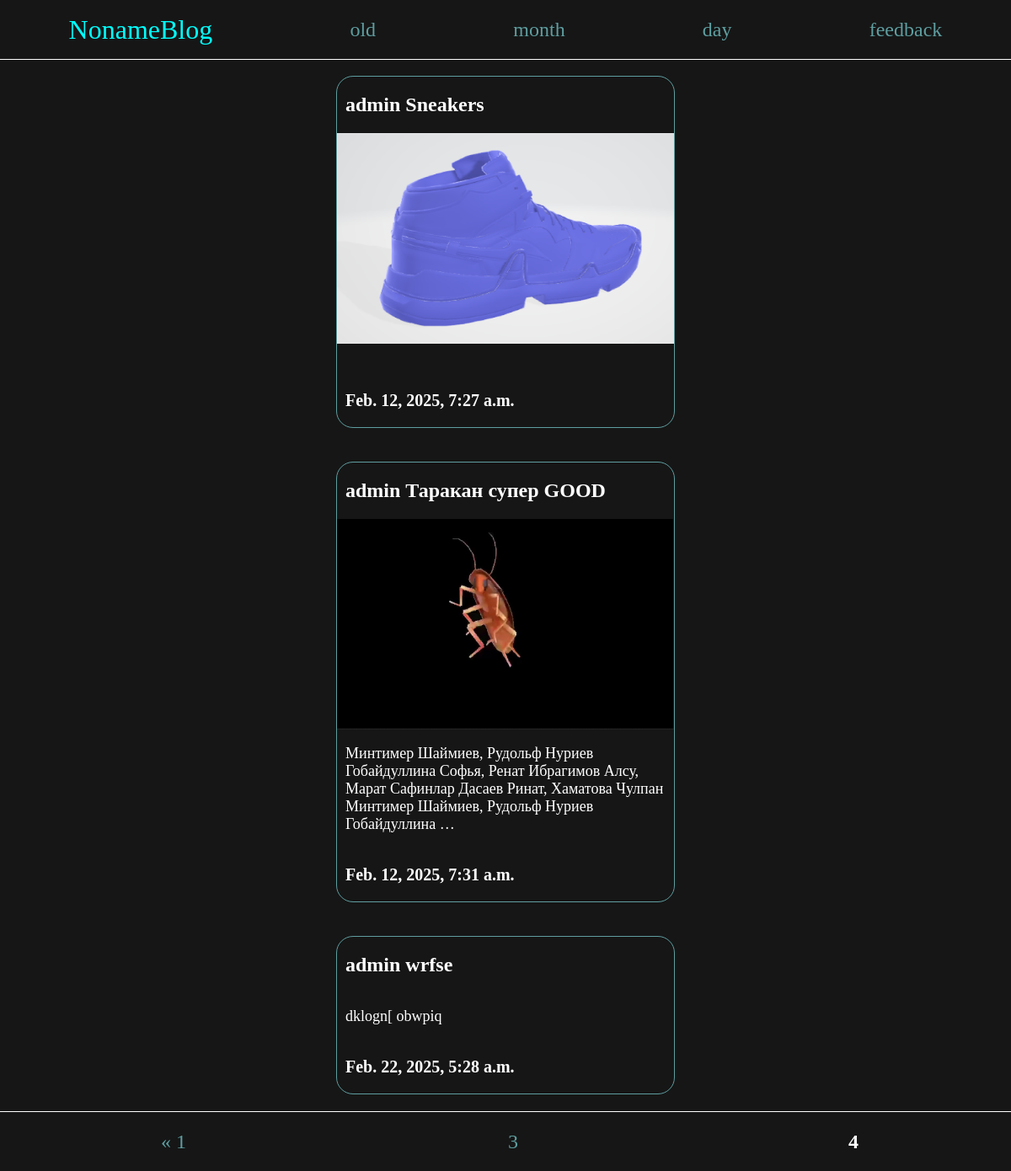
Page /old/?page=4 on the committed database.
### noapp/models.py (models this page shows, shortened)
class Post(models.Model):
    title = models.CharField(max_length=150)
    author = models.ForeignKey(User, on_delete=models.CASCADE)
    marker = models.SlugField()
    text = models.TextField(max_length=1000, blank=True, null=True)
    image = models.ImageField(null=True, blank=True)
    created = models.DateTimeField(auto_created=True)
    published = models.DateTimeField(auto_now=True)
    changed = models.DateTimeField(auto_now_add=True)
    class PostStatus(models.TextChoices):
        draft = 'Draft'
        public = 'Public'
    status = models.CharField(max_length=6, choices=PostStatus.choices, default=PostStatus.draft)
    class Meta:
        ordering = ['title', 'author', 'status', 'marker']

### noapp/views.py (the view)
# urls.py: path('old/', views.main_old, name='old'),
def main_old(request):
    post_objects = Post.objects.order_by('changed', 'published', 'title').filter(status='Public')
    paginator = Paginator(post_objects, 3)
    page_number = request.GET.get('page')
    posts = paginator.get_page(page_number)
    return render(request, 'noapp/main.html', {'posts': posts})

### noapp/templates/noapp/main.html (shortened to what this page needs)
{%extends 'noapp/blog.html'%}
{%block content%}
    <main>
        {%for post in posts%}
        <a href="{%url 'post' post.id%}">
            <div class="post">
                <h2>{{post.author}} {{post.title}}</h2>
                {%if post.image%}
                <img src="{{post.image.url}}" alt="">
                {%endif%}
                <p>{{post.text|truncatewords:20}}</p>
                <h3>{{post.published}}</h3>
            </div>
        </a>
        {%endfor%}
    </main>
    <footer>
        {% if posts.has_previous %}
        <a href="?page=1">&laquo; 1</a>
        <a href="?page={{posts.previous_page_number}}">{{posts.previous_page_number}}</a>
        {%endif%}
        <h2>{{posts.number}}</h2>
    </footer>
{%endblock%}

### noapp/static/noapp/style.css (style rules this page uses)
body { margin: 0; display: flex; align-items: center; flex-direction: column; background-color: rgb(22, 22, 22); color: white; }
a { text-decoration: none; color: cadetblue; font-size: 24px; }
div { display: flex; flex-direction: column; }
img { width: 400px; height: 250px; }
main { margin-top: 70px; display: flex; flex-direction: column; align-items: center; }
.post { margin: 20px; display: flex; flex-direction: column; width: 400px; border: 1px solid cadetblue; border-radius: 20px; }
p { width: 400px; position: relative; left: 10px; color: white; font-size: 18px; }
h2 { position: relative; left: 10px; color: white; font-size: 24px; }
h3 { position: relative; left: 10px; color: white; font-size: 20px; }
footer { display: flex; align-items: center; flex-direction: row; justify-content: space-around; width: 100%; height: 70px; border-top: 1px solid white; background-color: rgb(22, 22, 22); }

### rows in the picture
Post: author "admin", title "Sneakers", image (picture), published "Feb. 12, 2025, 7:27 a.m."
Post: author "admin", title "Таракан супер GOOD", image (picture), text "Минтимер Шаймиев, Рудольф Нуриев Гобайдуллина Софья, Ренат Ибрагимов Алсу, Марат Сафинлар Дасаев Ринат, Хаматова Чулпан Минтимер Шаймиев, Рудольф Нуриев Гобайдуллина …", published "Feb. 12, 2025, 7:31 a.m."
Post: author "admin", title "wrfse", text "dklogn[ obwpiq", published "Feb. 22, 2025, 5:28 a.m."

### other values in the picture
{{ posts.previous_page_number }} "3"
{{ posts.number }} "4"
